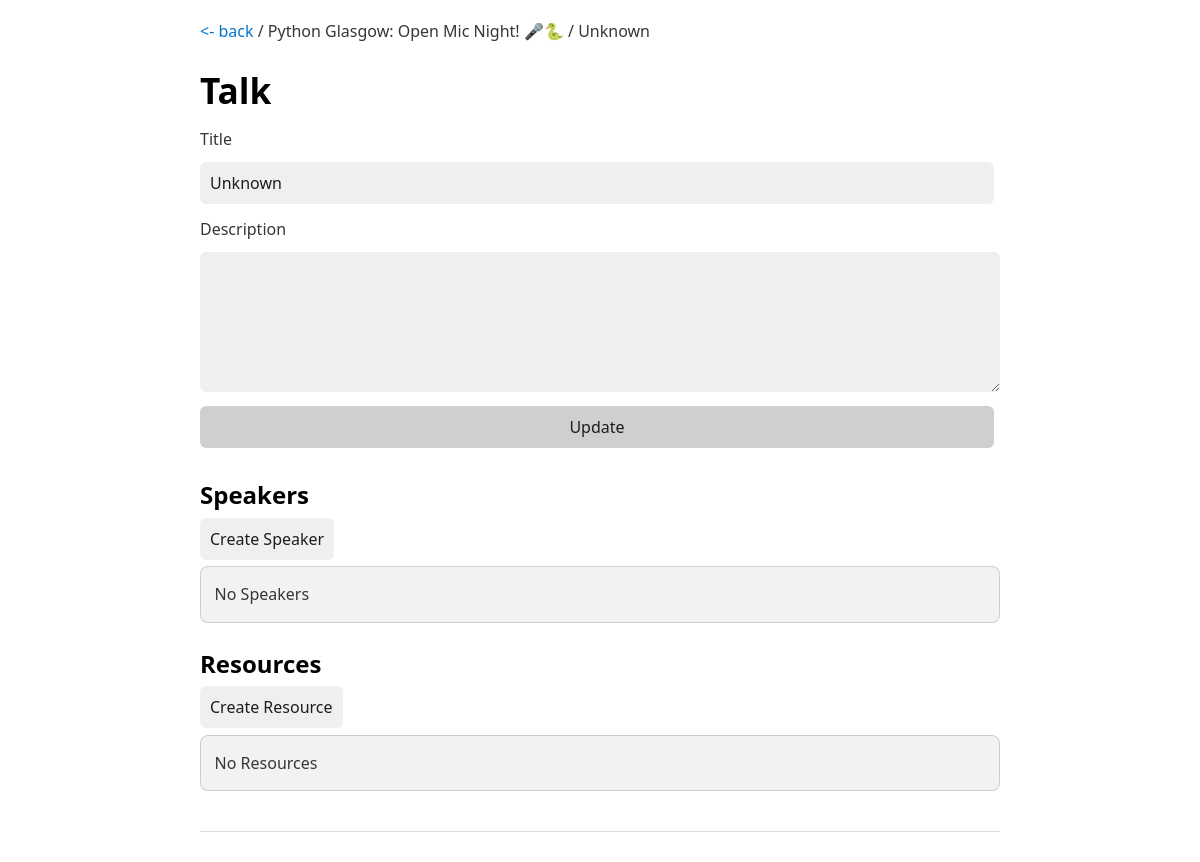
The page /event/1/talk/3 on the database as committed earlier.
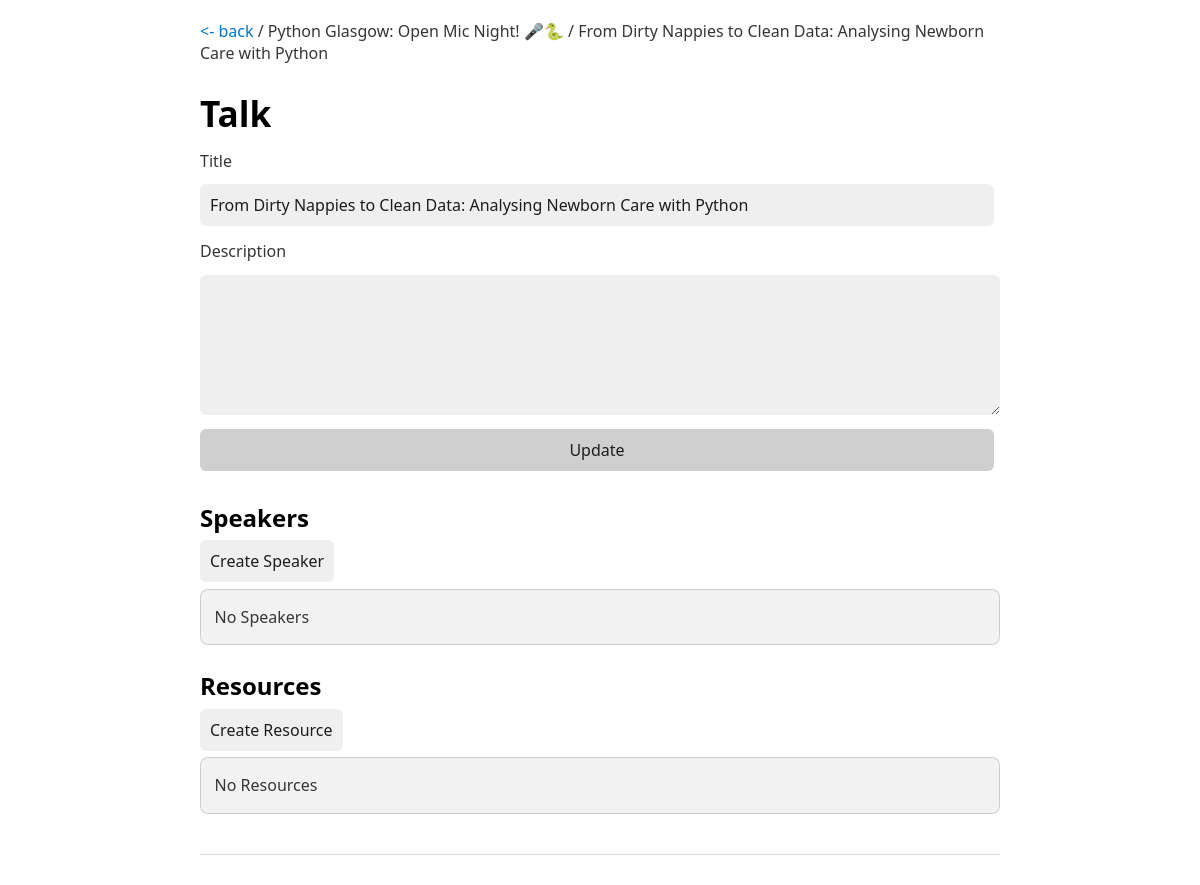
The same page on the database as committed later.
### app/models/talks.py (models this page shows, shortened)
class Talks(db.Model):
    talk_id = s.Column(s.Integer, primary_key=True)
    fk_event_id = s.Column(s.Integer, s.ForeignKey("events.event_id"))
    title = s.Column(s.String(255))
    description = s.Column(s.String(255))
    rel_talk_resources = s.orm.relationship("TalkResources")
    rel_talk_speakers = s.orm.relationship("TalkSpeakers")
    @classmethod
    def get_by_id(cls, talk_id):
        se_ = s.select(cls).where(cls.talk_id == talk_id)
        re_ = db.session.execute(se_).scalars().first()
        return re_

### app/__init__.py (the view)
    @app.get("/event/<int:event_id>/talk/<int:talk_id>")
    def talk(event_id: int, talk_id: int):
        event_ = Events.get_by_id(event_id)
        talk_ = Talks.get_by_id(talk_id)
        event_date = event_.datetime.strftime("%Y-%m-%d")
        return render_template("talk.html", event=event_, talk=talk_, event_date=event_date)

### app/models/events.py (called while the page is built)
    @classmethod
    def get_by_id(cls, event_id):
        se_ = s.select(cls).where(cls.event_id == event_id)
        re_ = db.session.execute(se_).scalars().first()
        return re_

### app/templates/talk.html (shortened to what this page needs)
<!DOCTYPE html>
<html lang="en">
<head>
    {% include 'includes/head.html' %}
</head>
<body>
<header>
    <div class="top-link">
        <a href="{{ url_for('event', event_id=event.event_id) }}"><- back</a> /
        {{ event.title }} /
        {{ talk.title }}
    </div>
    <h1>Talk</h1>
</header>
<main x-data="talk_" x-init="setup('{{ event.event_id }}', '{{ talk.talk_id }}', '{{ event_date }}')">
    <form action="{{ url_for('talk_update', event_id=event.event_id, talk_id=talk.talk_id) }}"
          method="post"
          class="form">
        <label for="title">Title</label>
        <input id="title" type="text" name="title" value="{{ talk.title }}">
        <label for="description">Description</label>
        <textarea id="description" name="description">{{ talk.description }}</textarea>
        <button type="submit">Update</button>
    </form>
    <h2>Speakers</h2>
    <div class="top-link">
        <a class="a-button" @click="create_speaker_dialog.showModal()">Create Speaker</a>
    </div>
    <div class="box" x-show="speakers.length === 0" x-cloak>
        <p>No Speakers</p>
    </div>
    <h2>Resources</h2>
    <div class="top-link">
        <a class="a-button" @click="create_resource_dialog.showModal()">Create Resource</a>
    </div>
    <div class="box" x-show="resources.length === 0" x-cloak>
        <p>No Resources</p>
    </div>
</main>
<footer>
</footer>
</body>
</html>

Rows that differ between the two databases and show on the page:
changed Talks: title "Unknown" → "From Dirty Nappies to Clean Data: Analysing Newborn Care with Python"
